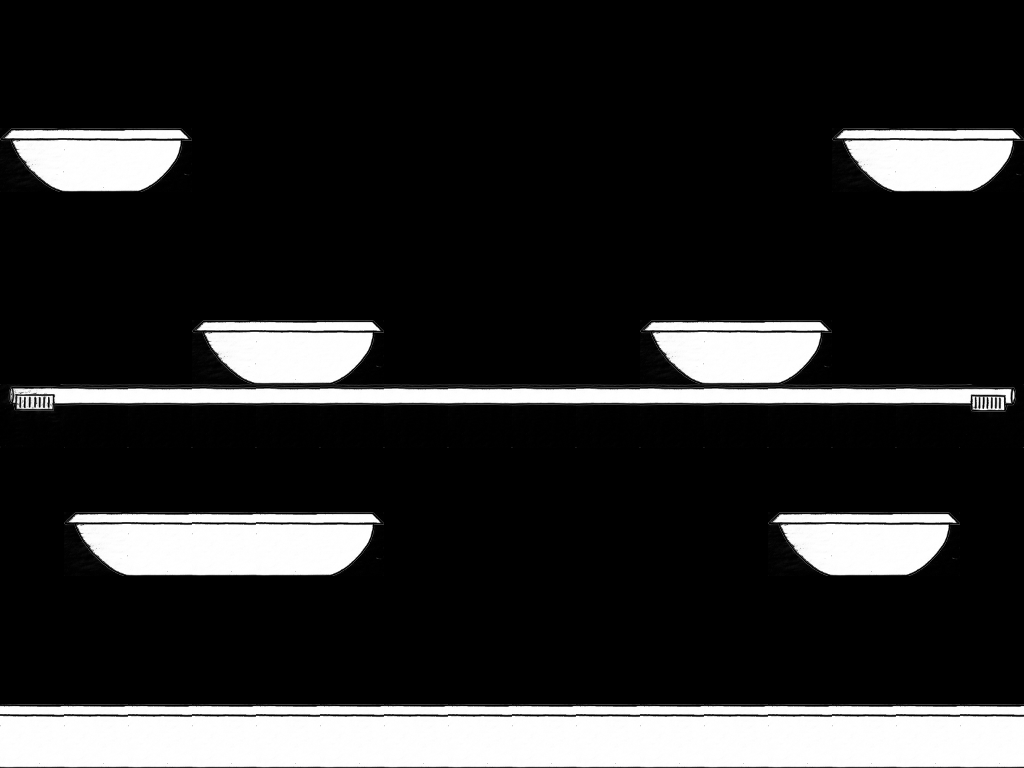

A level layout from a 2D game, rendered from its tile map. Below: a short description, then the map file with its tile-grid data intact:
An orthogonal 16x12 tile map with 64x64 px tiles, 2 tile layers (platforms, ducts), 2 tilesets.

<map version="1.0" orientation="orthogonal" renderorder="right-down" width="16" height="12" tilewidth="64" tileheight="64" nextobjectid="1">
 <tileset firstgid="1" name="platforms_ducts" tilewidth="64" tileheight="64" tilecount="6" columns="3">
  <image source="tiles/saturday_roughfile.png" width="192" height="128" />
 </tileset>
 <tileset firstgid="7" name="cloud_water" tilewidth="64" tileheight="64" tilecount="6" columns="3">
  <image source="tiles/cloud_water.png" width="192" height="128" />
 </tileset>
 <layer name="platforms" width="16" height="12">
  <data encoding="csv">
0,0,0,0,0,0,0,0,0,0,0,0,0,0,0,0,
0,0,0,0,0,0,0,0,0,0,0,0,0,0,0,0,
1,2,3,0,0,0,0,0,0,0,0,0,0,1,2,3,
0,0,0,0,0,0,0,0,0,0,0,0,0,0,0,0,
0,0,0,0,0,0,0,0,0,0,0,0,0,0,0,0,
0,0,0,1,2,3,0,0,0,0,1,2,3,0,0,0,
0,0,0,0,0,0,0,0,0,0,0,0,0,0,0,0,
0,0,0,0,0,0,0,0,0,0,0,0,0,0,0,0,
0,1,2,2,2,3,0,0,0,0,0,0,1,2,3,0,
0,0,0,0,0,0,0,0,0,0,0,0,0,0,0,0,
0,0,0,0,0,0,0,0,0,0,0,0,0,0,0,0,
2,2,2,2,2,2,2,2,2,2,2,2,2,2,2,2
</data>
 </layer>
 <layer name="ducts" width="16" height="12">
  <data encoding="csv">
0,0,0,0,0,0,0,0,0,0,0,0,0,0,0,0,
0,0,0,0,0,0,0,0,0,0,0,0,0,0,0,0,
0,0,0,0,0,0,0,0,0,0,0,0,0,0,0,0,
0,0,0,0,0,0,0,0,0,0,0,0,0,0,0,0,
0,0,0,0,0,0,0,0,0,0,0,0,0,0,0,0,
0,0,0,0,0,0,0,0,0,0,0,0,0,0,0,0,
4,5,5,5,5,5,5,5,5,5,5,5,5,5,5,6,
0,0,0,0,0,0,0,0,0,0,0,0,0,0,0,0,
0,0,0,0,0,0,0,0,0,0,0,0,0,0,0,0,
0,0,0,0,0,0,0,0,0,0,0,0,0,0,0,0,
0,0,0,0,0,0,0,0,0,0,0,0,0,0,0,0,
0,0,0,0,0,0,0,0,0,0,0,0,0,0,0,0
</data>
 </layer>
</map>
